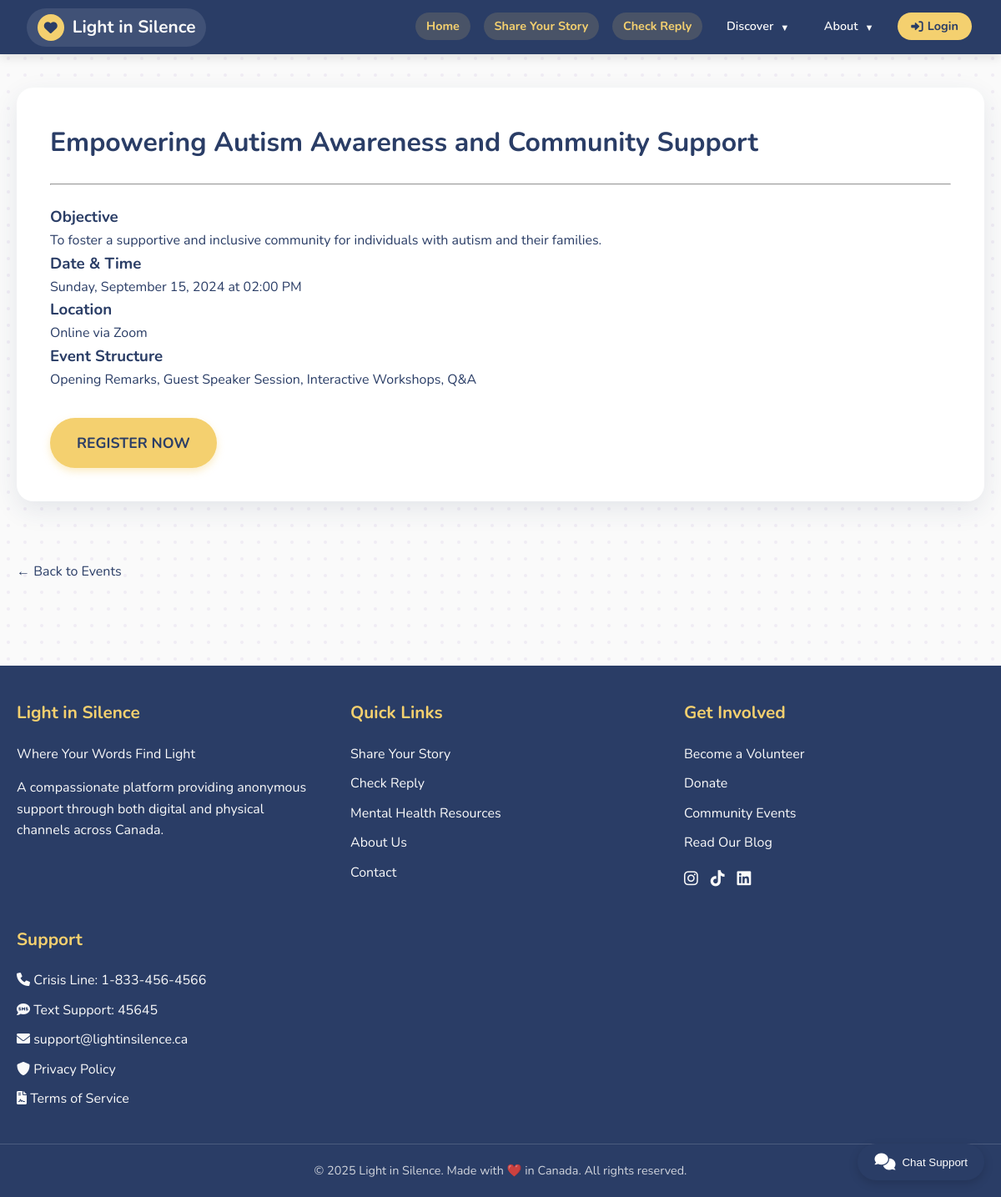
The page /events/1 on the database its author committed.
### NPO-SCA/models.py (models this page shows, shortened)
class Event(db.Model):
    id = db.Column(db.Integer, primary_key=True)
    title = db.Column(db.String(200), nullable=False)
    objective = db.Column(db.Text, nullable=False)
    event_date = db.Column(db.DateTime, nullable=False)
    location = db.Column(db.String(200), nullable=False)
    structure = db.Column(db.Text)
    registration_link = db.Column(db.String(200))

### NPO-SCA/app.py (the view)
    @app.route('/events/<int:event_id>')
    def event_detail(event_id):
        event = Event.query.get_or_404(event_id)
        return render_template('events/event_detail.html', event=event)

### NPO-SCA/app.py (called while the page is built)
    @app.context_processor
    def inject_now():
        return {'now': datetime.utcnow()}

### NPO-SCA/templates/events/event_detail.html (shortened to what this page needs)
{% extends "base.html" %}
{% block content %}
<div class="container">
    <div class="page-container">
        <h1>{{ event.title }}</h1>
        <hr style="margin: 1.5rem 0;">
        <h3>Objective</h3>
        <p>{{ event.objective }}</p>
        <h3>Date & Time</h3>
        <p>{{ event.event_date.strftime('%A, %B %d, %Y at %I:%M %p') }}</p>
        <h3>Location</h3>
        <p>{{ event.location }}</p>
        <h3>Event Structure</h3>
        <p>{{ event.structure }}</p>
        {% if event.registration_link %}
            <a href="{{ event.registration_link }}" class="btn-primary" style="margin-top: 2rem; display: inline-block;">Register Now</a>
        {% endif %}
    </div>
    <a href="{{ url_for('events_index') }}" style="display: inline-block; margin-top: 2rem;">&larr; Back to Events</a>
</div>
{% endblock %}

### NPO-SCA/static/css/style.css (style rules this page uses)
:root { --warm-pearl-white: #FAFAFA; --deep-indigo: #2A3D66; --dark-near-black: #1a1a1a; --soft-golden-yellow: #F4D06F; --gentle-lavender: #B39CD0; }
body { background-color: var(--warm-pearl-white); color: var(--dark-near-black); font-family: sans-serif; margin: 0; }
h1, h2 { color: var(--deep-indigo); }
p { line-height: 1.6; }
a { color: var(--deep-indigo); text-decoration: none; transition: color 0.3s ease; }
.btn-primary { background-color: var(--soft-golden-yellow); color: var(--deep-indigo); padding: 10px 20px; border: none; border-radius: 5px; cursor: pointer; font-size: 1rem; text-transform: uppercase; transition: background-color 0.3s ease; }
.container { max-width: 1000px; margin: 3rem auto; padding: 2.5rem; }
.page-container { background-color: white; border-radius: 20px; box-shadow: 0 8px 30px rgba(42, 61, 102, 0.1); }

### NPO-SCA/templates/base.html (style rules this page uses)
:root { --deep-indigo: #2A3D66; --soft-yellow: #F4D06F; --warm-white: #FAFAFA; --gentle-lavender: #B39CD0; --dark-indigo: #1e2e4f; --light-yellow: #f8e2a0; }
* { margin: 0; padding: 0; box-sizing: border-box; }
body { font-family: 'Nunito', sans-serif; line-height: 1.6; color: var(--deep-indigo); background-color: var(--warm-white); }
.container { width: 100%; max-width: 1200px; margin: 0 auto; padding: 0 20px; }
.page-container { background-color: white; border-radius: 20px; padding: 40px; box-shadow: 0 10px 30px rgba(42, 61, 102, 0.1); margin-bottom: 40px; }
.btn-primary { display: inline-block; background-color: var(--soft-yellow); color: var(--deep-indigo); border: none; padding: 1rem 2rem; border-radius: 30px; font-size: 1.1rem; font-weight: bold; cursor: pointer; transition: all 0.3s ease; text-decoration: none; box-shadow: 0 4px 10px rgba(244, 208, 111, 0.4); }

### rows shown on the page
Event: title "Empowering Autism Awareness and Community Support", objective "To foster a supportive and inclusive community for individuals with autism and their families.", event_date "Sunday, September 15, 2024 at 02:00 PM", location "Online via Zoom", structure "Opening Remarks, Guest Speaker Session, Interactive Workshops, Q&A"
